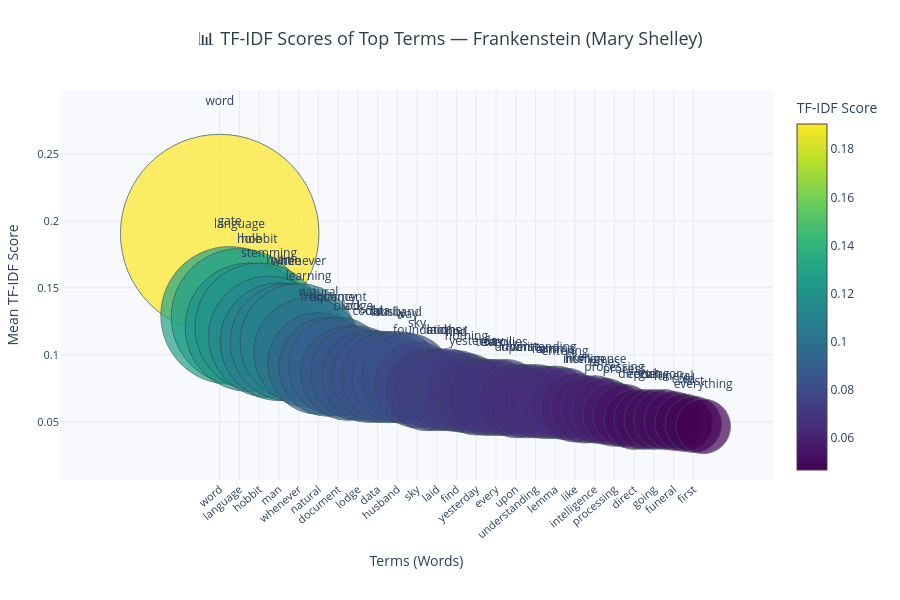

The code cell stored with this chart in its notebook:
### Markdown cell above
---
## Q1(d) — TF-IDF Scatter Plot Using Plotly

### Code cell
fig = go.Figure()


fig.add_trace(go.Scatter(
    x=mean_tfidf_df['Term'],
    y=mean_tfidf_df['Mean_TF_IDF'],
    mode='markers+text',
    text=mean_tfidf_df['Term'],
    textposition='top center',
    marker=dict(
        size=mean_tfidf_df['Mean_TF_IDF'] * 1000 + 8,   
        color=mean_tfidf_df['Mean_TF_IDF'],
        colorscale='Viridis',
        showscale=True,
        colorbar=dict(title='TF-IDF Score'),
        line=dict(width=1, color='DarkSlateGrey')
    ),
    hovertemplate='<b>%{x}</b><br>TF-IDF Score: %{y:.5f}<extra></extra>'
))

fig.update_layout(
    title=dict(
        text='📊 TF-IDF Scores of Top Terms — Frankenstein (Mary Shelley)',
        font=dict(size=18, color='#2C3E50'),
        x=0.5
    ),
    xaxis=dict(
        title='Terms (Words)',
        tickangle=-40,
        tickfont=dict(size=11)
    ),
    yaxis=dict(
        title='Mean TF-IDF Score',
        tickfont=dict(size=11)
    ),
    plot_bgcolor='#F7F9FC',
    paper_bgcolor='white',
    height=600,
    margin=dict(l=60, r=60, t=90, b=120),
    showlegend=False
)

fig.update_xaxes(showgrid=True, gridcolor='#E8EAF0')
fig.update_yaxes(showgrid=True, gridcolor='#E8EAF0')

fig.show()
print("✅ Plotly scatter plot rendered successfully!")

### Figure 1 — Plotly figure (JSON) as saved in the notebook; plotly's stock layout.template omitted (floating-point values rounded to 4 significant figures)
{"data": [{"hovertemplate": "<b>%{x}</b><br>TF-IDF Score: %{y:.5f}<extra></extra>", "marker": {"color": [0.1905, 0.1295, 0.1283, 0.1206, 0.1206, 0.1134, 0.1098, 0.1094, 0.1094, 0.1018, 0.09354, 0.09112, 0.09112, 0.0863, 0.0863, 0.08397, 0.08369, 0.08339, 0.08339, 0.08232, 0.07755, 0.07395, 0.07395, 0.07395, 0.07295, 0.07135, 0.06881, 0.06834, 0.06813, 0.06813, 0.06569, 0.06545, 0.0654, 0.06456, 0.06456, 0.06349, 0.06057, 0.05931, 0.05931, 0.05787, 0.05553, 0.05456, 0.05175, 0.05175, 0.05175, 0.05175, 0.05063, 0.04942, 0.0481, 0.04658], "colorbar": {"title": {"text": "TF-IDF Score"}}, "colorscale": [[0, "#440154"], [0.1111, "#482878"], [0.2222, "#3e4989"], [0.3333, "#31688e"], [0.4444, "#26828e"], [0.5556, "#1f9e89"], [0.6667, "#35b779"], [0.7778, "#6ece58"], [0.8889, "#b5de2b"], [1, "#fde725"]], "line": {"color": "DarkSlateGrey", "width": 1}, "showscale": true, "size": [198.5, 137.5, 136.3, 128.6, 128.6, 121.4, 117.8, 117.4, 117.4, 109.8, 101.5, 99.12, 99.12, 94.3, 94.3, 91.97, 91.69, 91.39, 91.39, 90.32, 85.55, 81.95, 81.95, 81.95, 80.95, 79.35, 76.81, 76.34, 76.13, 76.13, 73.69, 73.45, 73.4, 72.56, 72.56, 71.49, 68.57, 67.31, 67.31, 65.87, 63.53, 62.56, 59.75, 59.75, 59.75, 59.75, 58.63, 57.42, 56.1, 54.58]}, "mode": "markers+text", "text": ["word", "gate", "language", "hole", "hobbit", "stemming", "man", "little", "whenever", "learning", "natural", "frequency", "document", "black", "lodge", "could", "data", "family", "husband", "way", "sky", "foundations", "laid", "mother", "find", "nothing", "yesterday", "text", "every", "families", "upon", "white", "understanding", "form", "lemma", "entering", "like", "human", "intelligence", "times", "processing", "process", "direct", "epoch", "going", "season", "funeral", "cold", "first", "everything"], "textposition": "top center", "type": "scatter", "x": ["word", "gate", "language", "hole", "hobbit", "stemming", "man", "little", "whenever", "learning", "natural", "frequency", "document", "black", "lodge", "could", "data", "family", "husband", "way", "sky", "foundations", "laid", "mother", "find", "nothing", "yesterday", "text", "every", "families", "upon", "white", "understanding", "form", "lemma", "entering", "like", "human", "intelligence", "times", "processing", "process", "direct", "epoch", "going", "season", "funeral", "cold", "first", "everything"], "y": [0.1905, 0.1295, 0.1283, 0.1206, 0.1206, 0.1134, 0.1098, 0.1094, 0.1094, 0.1018, 0.09354, 0.09112, 0.09112, 0.0863, 0.0863, 0.08397, 0.08369, 0.08339, 0.08339, 0.08232, 0.07755, 0.07395, 0.07395, 0.07395, 0.07295, 0.07135, 0.06881, 0.06834, 0.06813, 0.06813, 0.06569, 0.06545, 0.0654, 0.06456, 0.06456, 0.06349, 0.06057, 0.05931, 0.05931, 0.05787, 0.05553, 0.05456, 0.05175, 0.05175, 0.05175, 0.05175, 0.05063, 0.04942, 0.0481, 0.04658]}], "layout": {"height": 600, "margin": {"b": 120, "l": 60, "r": 60, "t": 90}, "paper_bgcolor": "white", "plot_bgcolor": "#F7F9FC", "showlegend": false, "title": {"font": {"color": "#2C3E50", "size": 18}, "text": "📊 TF-IDF Scores of Top Terms — Frankenstein (Mary Shelley)", "x": 0.5}, "xaxis": {"gridcolor": "#E8EAF0", "showgrid": true, "tickangle": -40, "tickfont": {"size": 11}, "title": {"text": "Terms (Words)"}}, "yaxis": {"gridcolor": "#E8EAF0", "showgrid": true, "tickfont": {"size": 11}, "title": {"text": "Mean TF-IDF Score"}}}}
